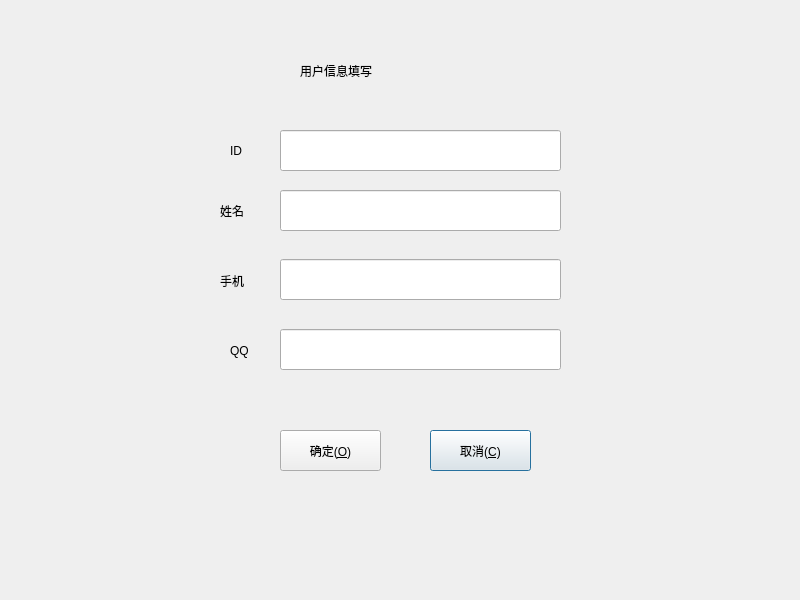
<?xml version="1.0" encoding="UTF-8"?>
<ui version="4.0">
 <class>EditProfile</class>
 <widget class="QDialog" name="EditProfile">
  <property name="geometry">
   <rect>
    <x>0</x>
    <y>0</y>
    <width>800</width>
    <height>600</height>
   </rect>
  </property>
  <property name="windowTitle">
   <string>Dialog</string>
  </property>
  <property name="styleSheet">
   <string notr="true"/>
  </property>
  <widget class="QLabel" name="label_4">
   <property name="geometry">
    <rect>
     <x>220</x>
     <y>270</y>
     <width>61</width>
     <height>21</height>
    </rect>
   </property>
   <property name="styleSheet">
    <string notr="true">font: 14pt &quot;微软雅黑&quot;;</string>
   </property>
   <property name="text">
    <string>手机</string>
   </property>
  </widget>
  <widget class="QLabel" name="label_9">
   <property name="geometry">
    <rect>
     <x>300</x>
     <y>50</y>
     <width>241</width>
     <height>41</height>
    </rect>
   </property>
   <property name="styleSheet">
    <string notr="true">
color: rgb(0, 0, 0);
font: 26pt &quot;Adobe 仿宋 Std R&quot;;</string>
   </property>
   <property name="text">
    <string>用户信息填写</string>
   </property>
  </widget>
  <widget class="QLabel" name="label_5">
   <property name="geometry">
    <rect>
     <x>230</x>
     <y>330</y>
     <width>41</width>
     <height>41</height>
    </rect>
   </property>
   <property name="styleSheet">
    <string notr="true">font: 14pt &quot;微软雅黑&quot;;</string>
   </property>
   <property name="text">
    <string>QQ</string>
   </property>
  </widget>
  <widget class="QLineEdit" name="qq">
   <property name="geometry">
    <rect>
     <x>280</x>
     <y>329</y>
     <width>281</width>
     <height>41</height>
    </rect>
   </property>
   <property name="styleSheet">
    <string notr="true">font: 14pt &quot;微软雅黑&quot;;</string>
   </property>
  </widget>
  <widget class="QLineEdit" name="username">
   <property name="geometry">
    <rect>
     <x>280</x>
     <y>190</y>
     <width>281</width>
     <height>41</height>
    </rect>
   </property>
   <property name="styleSheet">
    <string notr="true">font: 14pt &quot;微软雅黑&quot;;</string>
   </property>
   <property name="text">
    <string/>
   </property>
  </widget>
  <widget class="QLabel" name="label">
   <property name="geometry">
    <rect>
     <x>220</x>
     <y>200</y>
     <width>41</width>
     <height>21</height>
    </rect>
   </property>
   <property name="styleSheet">
    <string notr="true">font: 14pt &quot;微软雅黑&quot;;</string>
   </property>
   <property name="text">
    <string>姓名</string>
   </property>
  </widget>
  <widget class="QLineEdit" name="phone">
   <property name="geometry">
    <rect>
     <x>280</x>
     <y>259</y>
     <width>281</width>
     <height>41</height>
    </rect>
   </property>
   <property name="styleSheet">
    <string notr="true">font: 14pt &quot;微软雅黑&quot;;</string>
   </property>
  </widget>
  <widget class="QLabel" name="label_2">
   <property name="geometry">
    <rect>
     <x>230</x>
     <y>140</y>
     <width>41</width>
     <height>21</height>
    </rect>
   </property>
   <property name="styleSheet">
    <string notr="true">font: 14pt &quot;微软雅黑&quot;;</string>
   </property>
   <property name="text">
    <string>ID</string>
   </property>
  </widget>
  <widget class="QLineEdit" name="id">
   <property name="geometry">
    <rect>
     <x>280</x>
     <y>130</y>
     <width>281</width>
     <height>41</height>
    </rect>
   </property>
   <property name="styleSheet">
    <string notr="true">font: 14pt &quot;微软雅黑&quot;;</string>
   </property>
   <property name="text">
    <string/>
   </property>
  </widget>
  <widget class="QWidget" name="widget_title" native="true">
   <property name="geometry">
    <rect>
     <x>0</x>
     <y>0</y>
     <width>800</width>
     <height>28</height>
    </rect>
   </property>
   <property name="sizePolicy">
    <sizepolicy hsizetype="Preferred" vsizetype="Fixed">
     <horstretch>0</horstretch>
     <verstretch>0</verstretch>
    </sizepolicy>
   </property>
   <property name="minimumSize">
    <size>
     <width>100</width>
     <height>28</height>
    </size>
   </property>
   <layout class="QHBoxLayout" name="horizontalLayout_5">
    <property name="spacing">
     <number>0</number>
    </property>
    <property name="leftMargin">
     <number>0</number>
    </property>
    <property name="topMargin">
     <number>0</number>
    </property>
    <property name="rightMargin">
     <number>0</number>
    </property>
    <property name="bottomMargin">
     <number>0</number>
    </property>
    <item>
     <widget class="QWidget" name="widget_menu" native="true">
      <property name="sizePolicy">
       <sizepolicy hsizetype="Minimum" vsizetype="Preferred">
        <horstretch>0</horstretch>
        <verstretch>0</verstretch>
       </sizepolicy>
      </property>
      <layout class="QHBoxLayout" name="horizontalLayout_6">
       <property name="spacing">
        <number>0</number>
       </property>
       <property name="leftMargin">
        <number>0</number>
       </property>
       <property name="topMargin">
        <number>0</number>
       </property>
       <property name="rightMargin">
        <number>0</number>
       </property>
       <property name="bottomMargin">
        <number>0</number>
       </property>
       <item>
        <widget class="QLabel" name="lab_Title">
         <property name="sizePolicy">
          <sizepolicy hsizetype="Expanding" vsizetype="Preferred">
           <horstretch>0</horstretch>
           <verstretch>0</verstretch>
          </sizepolicy>
         </property>
         <property name="styleSheet">
          <string notr="true">font: 75 14pt &quot;Aharoni&quot;;
font: 75 9pt &quot;微软雅黑&quot;;</string>
         </property>
         <property name="text">
          <string/>
         </property>
         <property name="alignment">
          <set>Qt::AlignLeading|Qt::AlignLeft|Qt::AlignVCenter</set>
         </property>
        </widget>
       </item>
       <item>
        <widget class="QPushButton" name="btnMenu_Min">
         <property name="sizePolicy">
          <sizepolicy hsizetype="Minimum" vsizetype="Expanding">
           <horstretch>0</horstretch>
           <verstretch>0</verstretch>
          </sizepolicy>
         </property>
         <property name="minimumSize">
          <size>
           <width>40</width>
           <height>0</height>
          </size>
         </property>
         <property name="cursor">
          <cursorShape>ArrowCursor</cursorShape>
         </property>
         <property name="focusPolicy">
          <enum>Qt::NoFocus</enum>
         </property>
         <property name="toolTip">
          <string>最小化</string>
         </property>
         <property name="text">
          <string/>
         </property>
         <property name="flat">
          <bool>true</bool>
         </property>
        </widget>
       </item>
       <item>
        <widget class="QPushButton" name="btnMenu_Close">
         <property name="sizePolicy">
          <sizepolicy hsizetype="Minimum" vsizetype="Expanding">
           <horstretch>0</horstretch>
           <verstretch>0</verstretch>
          </sizepolicy>
         </property>
         <property name="minimumSize">
          <size>
           <width>40</width>
           <height>0</height>
          </size>
         </property>
         <property name="cursor">
          <cursorShape>ArrowCursor</cursorShape>
         </property>
         <property name="focusPolicy">
          <enum>Qt::NoFocus</enum>
         </property>
         <property name="toolTip">
          <string>关闭</string>
         </property>
         <property name="text">
          <string/>
         </property>
         <property name="flat">
          <bool>true</bool>
         </property>
        </widget>
       </item>
      </layout>
     </widget>
    </item>
   </layout>
  </widget>
  <widget class="QPushButton" name="btnCancel">
   <property name="geometry">
    <rect>
     <x>430</x>
     <y>430</y>
     <width>101</width>
     <height>41</height>
    </rect>
   </property>
   <property name="cursor">
    <cursorShape>PointingHandCursor</cursorShape>
   </property>
   <property name="focusPolicy">
    <enum>Qt::StrongFocus</enum>
   </property>
   <property name="styleSheet">
    <string notr="true"/>
   </property>
   <property name="text">
    <string>取消(&amp;C)</string>
   </property>
   <property name="icon">
    <iconset resource="other/rc.qrc">
     <normaloff>:/image/btn_close.png</normaloff>:/image/btn_close.png</iconset>
   </property>
   <property name="iconSize">
    <size>
     <width>20</width>
     <height>20</height>
    </size>
   </property>
  </widget>
  <widget class="QPushButton" name="btnOk">
   <property name="geometry">
    <rect>
     <x>280</x>
     <y>430</y>
     <width>101</width>
     <height>41</height>
    </rect>
   </property>
   <property name="cursor">
    <cursorShape>PointingHandCursor</cursorShape>
   </property>
   <property name="focusPolicy">
    <enum>Qt::StrongFocus</enum>
   </property>
   <property name="styleSheet">
    <string notr="true"/>
   </property>
   <property name="text">
    <string>确定(&amp;O)</string>
   </property>
   <property name="icon">
    <iconset resource="other/rc.qrc">
     <normaloff>:/image/btn_ok.png</normaloff>:/image/btn_ok.png</iconset>
   </property>
   <property name="iconSize">
    <size>
     <width>20</width>
     <height>20</height>
    </size>
   </property>
  </widget>
 </widget>
 <resources>
  <include location="other/rc.qrc"/>
 </resources>
 <connections/>
</ui>
